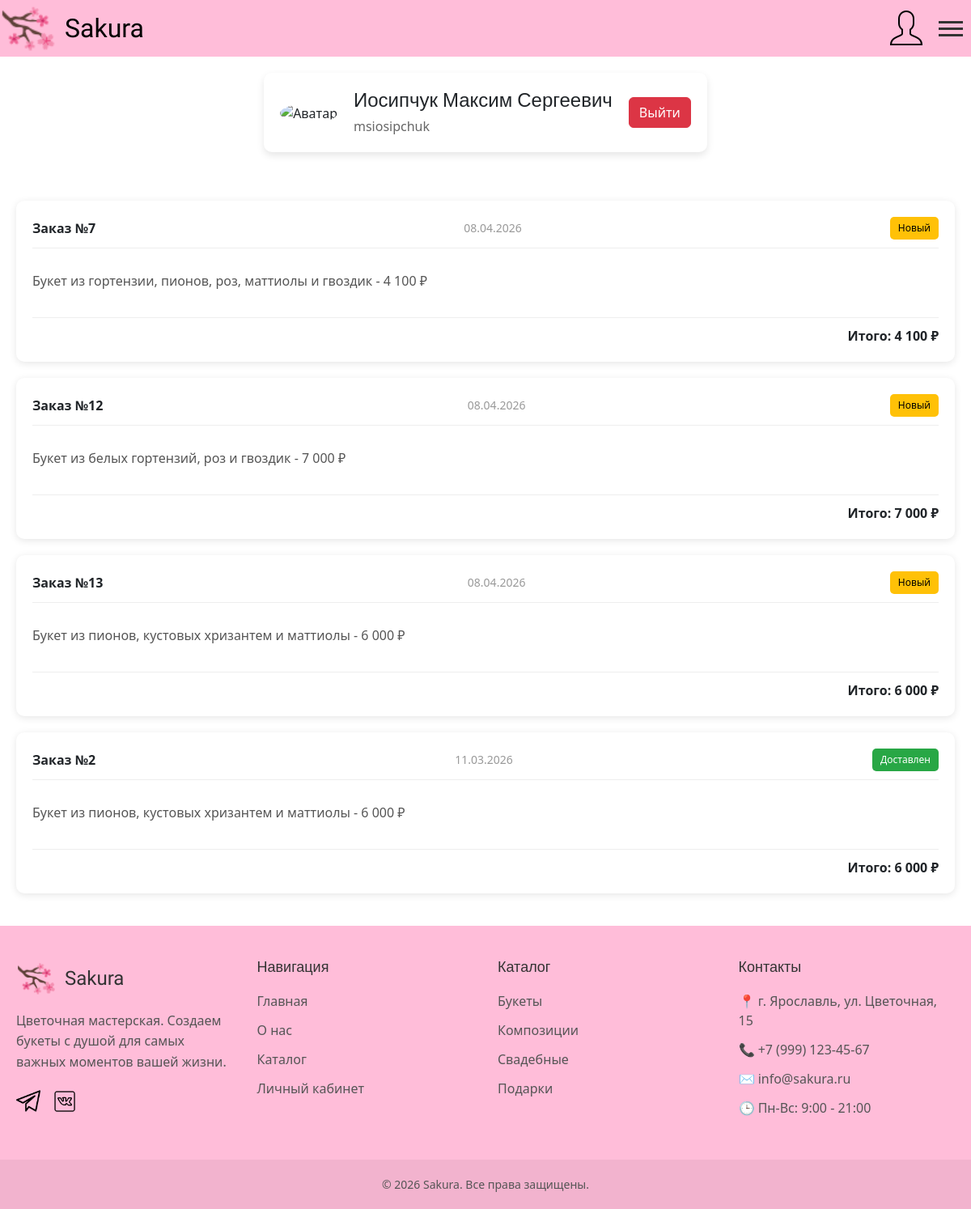
The app's page /account.php (signed in) with its own data.
### tables this page shows
CREATE TABLE `order_tovar` (
  `id` int(11) NOT NULL,
  `id_user` int(11) NOT NULL,
  `date` date NOT NULL,
  `status` varchar(255) NOT NULL
);

CREATE TABLE `order_tovar_prom` (
  `id` int(11) NOT NULL,
  `id_order` int(11) NOT NULL,
  `id_tovar` int(11) NOT NULL
);

CREATE TABLE `tovar` (
  `id` int(11) NOT NULL,
  `name` varchar(255) NOT NULL,
  `description` varchar(255) NOT NULL,
  `price` int(11) NOT NULL,
  `rating` decimal(3,2) DEFAULT 5.00,
  `image` varchar(255) DEFAULT 'flow1.jpg'
);

### account.php (the view, shortened to what this page needs)
<?php
require_once 'db.php';
$user_fullname = $_SESSION['user_fullname'] ?? 'Пользователь';
$user_login = $_SESSION['user_login'] ?? '';
$user_id = $_SESSION['user_id'] ?? '';
function getStatusText($status) {
    $statuses = [
        'Доставлен' => 'Доставлен',
        'processing' => 'В обработке',
        'В обработке' => 'В обработке',
        'Оплачен' => 'Оплачен',
        'Отменен' => 'Отменен',
        'новый' => 'Новый'
    ];
    return $statuses[$status] ?? $status;
}
function getStatusClass($status) {
    $statuses = [
        'Доставлен' => 'delivered',
        'processing' => 'processing',
        'В обработке' => 'processing',
        'Оплачен' => 'paid',
        'Отменен' => 'cancelled',
        'новый' => 'new'
    ];
    return $statuses[$status] ?? '';
}
$orders = [];
$sql = "SELECT id, id_user, date, status FROM order_tovar WHERE id_user = ? ORDER BY date DESC";
$stmt = $conn->prepare($sql);
$stmt->bind_param("i", $user_id);
$stmt->execute();
$result = $stmt->get_result();
if ($result->num_rows > 0) {
    while ($row = $result->fetch_assoc()) {
        $order_items = [];
        $items_sql = "SELECT otp.*, t.name, t.price
              FROM order_tovar_prom otp
              JOIN tovar t ON otp.id_tovar = t.id
              WHERE otp.id_order = ?";
        $items_stmt = $conn->prepare($items_sql);
        $items_stmt->bind_param("i", $row['id']);
        $items_stmt->execute();
        $items_result = $items_stmt->get_result();
        $total = 0;
        while ($item = $items_result->fetch_assoc()) {
            $order_items[] = $item;
            $total += $item['price'];
        }
        $orders[] = [
            'id' => $row['id'],
            'date' => $row['date'],
            'status' => $row['status'],
            'items' => $order_items,
            'total' => $total
        ];
    }
}
?>
<!DOCTYPE html>
<html lang="en">
<head>
    <link rel="stylesheet" href="./css/style.css">
    <link href="https://cdn.jsdelivr.net/npm/bootstrap@5.3.2/dist/css/bootstrap.min.css" rel="stylesheet">
</head>
<body>
    <header>
        <div class="header-block">
            <div class="block-logo">
                <a href="http://localhost/Flow/index.php"><img src="../Flow/images/logo.png" alt="Логотип"></a>
                <a href="http://localhost/Flow/index.php"><p>Sakura</p></a>
            </div>
            <div class="catalog-account">
                <a href="#"><img src="../Flow/images/account.png" alt="Личный кабинет"></a>
                <label for="burger-toggle" class="burger">
                    <span></span>
                    <span></span>
                    <span></span>
                </label>
            </div>
        </div>
    </header>
    <main class="user" style="max-width: 1200px; margin: 0 auto; padding: 20px;">
        <section class="info_user">
            <div class="user_info">
                <div class="user-avatar">
                    <img src="https://cdn-icons-png.flaticon.com/512/3135/3135715.png" alt="Аватар">
                </div>
                <div class="user-details">
                    <h2><?php echo htmlspecialchars($user_fullname); ?></h2>
                    <p><?php echo htmlspecialchars($user_login); ?></p>
                </div>
                <div class="logout">
                    <a href="logout.php" class="btn btn-danger">Выйти</a>
                </div>
            </div>
        </section>
        <?php if (empty($orders)): ?>
            <div class="empty-orders">
                <p>У вас пока нет заказов</p>
                <a href="catalog.php" class="btn btn-primary">Перейти в каталог</a>
            </div>
        <?php else: ?>
            <?php foreach ($orders as $order): ?>
                <div class="order-card">
                    <div class="order-header">
                        <strong>Заказ №<?php echo $order['id']; ?></strong>
                        <span class="date"><?php echo date('d.m.Y', strtotime($order['date'])); ?></span>
                        <span class="status <?php echo getStatusClass($order['status']); ?>">
                            <?php echo getStatusText($order['status']); ?>
                        </span>
                    </div>
                    <div class="order-items">
                        <?php foreach ($order['items'] as $item): ?>
                            <p><?php echo htmlspecialchars($item['name']); ?> - <?php echo number_format($item['price'], 0, '', ' '); ?> ₽</p>
                        <?php endforeach; ?>
                    </div>
                    <div class="order-total">Итого: <?php echo number_format($order['total'], 0, '', ' '); ?> ₽</div>
                </div>
            <?php endforeach; ?>
        <?php endif; ?>
    </main>
    <footer class="footer">
        <div class="footer-container">
            <div class="footer-column">
                <div class="footer-logo">
                    <a href="index.html"><img src="./images/logo.png" alt="Логотип"></a>
                    <p>Sakura</p>
                </div>
                <p class="footer-about">Цветочная мастерская. Создаем букеты с душой для самых важных моментов вашей жизни.</p>
                <div class="footer-social">
                    <a href="#"><img src="../Flow/images/tg.png" alt="Telegram"></a>
                    <a href="#"><img src="../Flow/images/vk.png" alt="VK"></a>
                </div>
            </div>
            <div class="footer-column">
                <h4>Навигация</h4>
                <ul>
                    <li><a href="http://localhost/Flow/index.php">Главная</a></li>
                    <li><a href="../Frontend/about.html">О нас</a></li>
                    <li><a href="http://localhost/Flow/catalog.php">Каталог</a></li>
                    <li><a href="http://localhost/Flow/main.php">Личный кабинет</a></li>
                </ul>
            </div>
            <div class="footer-column">
                <h4>Каталог</h4>
                <ul>
                    <li><a href="#">Букеты</a></li>
                    <li><a href="#">Композиции</a></li>
                    <li><a href="#">Свадебные</a></li>
                    <li><a href="#">Подарки</a></li>
                </ul>
            </div>
            <div class="footer-column">
                <h4>Контакты</h4>
                <ul class="footer-contact">
                    <li>📍 г. Ярославль, ул. Цветочная, 15</li>
                    <li>📞 +7 (999) 123-45-67</li>
                    <li>✉️ info@sakura.ru</li>
                    <li>🕒 Пн-Вс: 9:00 - 21:00</li>
                </ul>
            </div>
        </div>
        <div class="footer-bottom">
            <p>&copy; 2026 Sakura. Все права защищены.</p>
        </div>
    </footer>
</body>
</html>

### css/style.css (style rules this page uses)
html, body, div, span, applet, object, iframe, h1, h4, h5, h6, p, blockquote, pre, a, abbr, acronym, address, big, cite, code, del, dfn, em, img, ins, kbd, q, s, samp, small, strike, strong, sub, sup, tt, var, b, u, i, center, dl, dt, dd, ol, ul, li, fieldset, form, label, legend, table, caption, tbody, tfoot, thead, tr, th, td, article, aside, canvas, details, embed, figure, figcaption, footer, header, hgroup, menu, nav, output, ruby, section, summary, time, mark, audio, video { margin: 0; padding: 0; border: 0; font-size: 100%; font: inherit; vertical-align: baseline; }
article, aside, details, figcaption, figure, footer, header, hgroup, menu, nav, section { display: block; }
body { line-height: 1; }
ol, ul { list-style: none; }
html, body { height: 100%; margin: 0; padding: 0; }
body { display: flex; flex-direction: column; min-height: 100vh; }
.header-block { background: #FFBDD9; display: flex; justify-content: space-between; }
.block-logo { display: flex; align-items: center; gap: 10px; }
.block-logo a { display: flex; text-decoration: none; color: black; }
.block-logo a img { width: 70px; height: 70px; }
.block-logo p { font-family: "Rochester", cursive; font-weight: 300; font-size: 32px; margin: 0; line-height: 1; }
.catalog-account { display: flex; align-items: center; gap: 15px; position: relative; margin-right: 10px; }
.burger { display: flex; flex-direction: column; cursor: pointer; gap: 5px; }
.burger span { width: 30px; height: 3px; background-color: #333; transition: 0.3s; }
main { width: 100%; }
h2 { font-family: "Roboto", sans-serif; font-weight: 300; font-size: 32px; text-align: center; margin-top: 10px; }
.user { width: 100%; padding: 40px 20px; }
.info_user { display: flex; justify-content: center; margin-bottom: 40px; }
.user_info { display: flex; gap: 30px; background: white; padding: 30px; border-radius: 20px; box-shadow: 0 4px 10px rgba(0, 0, 0, 0.1); }
.user-avatar img { width: 100px; height: 100px; border-radius: 50%; }
.user-details h2 { margin: 0 0 10px 0; font-size: 24px; }
.user-details p { margin: 5px 0; color: #666; }
.order-card { background: white; padding: 20px; border-radius: 15px; margin-bottom: 15px; box-shadow: 0 2px 8px rgba(0, 0, 0, 0.05); }
.order-header { display: flex; gap: 20px; margin-bottom: 15px; padding-bottom: 10px; border-bottom: 1px solid #eee; }
.date { color: #999; font-size: 14px; }
.status { color: #4caf50; }
.order-items p { margin: 8px 0; color: #555; }
.order-total { margin-top: 15px; padding-top: 10px; border-top: 1px solid #eee; font-weight: bold; text-align: right; }
.footer { background: #FFBDD9; color: #333; margin-top: 80px; padding-top: 40px; }
.footer-container { display: grid; grid-template-columns: repeat(4, 1fr); gap: 30px; max-width: 1400px; margin: 0 auto; padding: 0 20px; }
.footer-column h4 { font-family: "Roboto", sans-serif; font-size: 18px; font-weight: 500; margin-bottom: 20px; color: #333; }
.footer-column ul { list-style: none; padding: 0; margin: 0; }
.footer-column ul li { margin-bottom: 12px; }
.footer-column ul li a { color: #555; text-decoration: none; transition: color 0.3s; }
.footer-logo { display: flex; align-items: center; gap: 10px; margin-bottom: 15px; }
.footer-logo img { width: 50px; height: 50px; }
.footer-logo p { font-family: "Rochester", cursive; font-size: 24px; margin: 0; }
.footer-about { color: #555; line-height: 1.6; margin-bottom: 20px; }
.footer-social { display: flex; gap: 15px; }
.footer-social a img { width: 30px; height: 30px; transition: opacity 0.3s; }
.footer-contact li { color: #555; display: flex; align-items: center; gap: 5px; }
.footer-bottom { background: rgba(0, 0, 0, 0.05); text-align: center; padding: 20px; margin-top: 40px; }
.footer-bottom p { margin: 0; color: #555; font-size: 14px; }
.footer { flex-shrink: 0; width: 100%; margin-top: auto; }

### records on screen
order_tovar: id "7", date "08.04.2026", status "Новый", total "4 100"
order_tovar_prom: id_tovar.name "Букет из гортензии, пионов, роз, маттиолы и гвоздик", id_tovar.price "4 100"
order_tovar: id "12", date "08.04.2026", status "Новый", total "7 000"
order_tovar_prom: id_tovar.name "Букет из белых гортензий, роз и гвоздик", id_tovar.price "7 000"
order_tovar: id "13", date "08.04.2026", status "Новый", total "6 000"
order_tovar_prom: id_tovar.name "Букет из пионов, кустовых хризантем и маттиолы", id_tovar.price "6 000"
order_tovar: id "2", date "11.03.2026", status "Доставлен", total "6 000"
order_tovar_prom: id_tovar.name "Букет из пионов, кустовых хризантем и маттиолы", id_tovar.price "6 000"

### other values on screen
$user_fullname "Иосипчук Максим Сергеевич"
$user_login "msiosipchuk"
